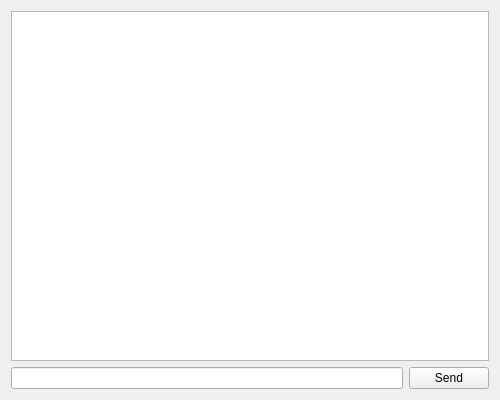
<?xml version="1.0" encoding="UTF-8"?>
<ui version="4.0">
 <class>MainWidget</class>
 <widget class="QWidget" name="MainWidget">
  <property name="geometry">
   <rect>
    <x>0</x>
    <y>0</y>
    <width>500</width>
    <height>400</height>
   </rect>
  </property>
  <property name="windowTitle">
   <string>MainWidget</string>
  </property>
  <layout class="QVBoxLayout" name="verticalLayout_2">
   <item>
    <layout class="QVBoxLayout" name="verticalLayout">
     <item>
      <widget class="QTextEdit" name="textEdit"/>
     </item>
     <item>
      <layout class="QHBoxLayout" name="horizontalLayout">
       <item>
        <widget class="QLineEdit" name="lineEdit"/>
       </item>
       <item>
        <widget class="QPushButton" name="pushButton">
         <property name="text">
          <string>Send</string>
         </property>
        </widget>
       </item>
      </layout>
     </item>
    </layout>
   </item>
  </layout>
 </widget>
 <layoutdefault spacing="6" margin="11"/>
 <resources/>
 <connections/>
</ui>
